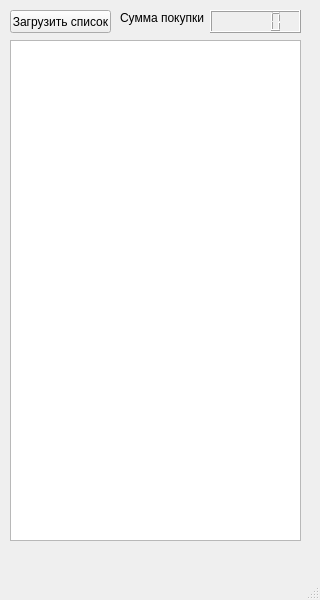
<?xml version="1.0" encoding="UTF-8"?>
<ui version="4.0">
 <class>MainWindow</class>
 <widget class="QMainWindow" name="MainWindow">
  <property name="geometry">
   <rect>
    <x>0</x>
    <y>0</y>
    <width>320</width>
    <height>600</height>
   </rect>
  </property>
  <property name="windowTitle">
   <string>MainWindow</string>
  </property>
  <widget class="QWidget" name="centralwidget">
   <widget class="QPushButton" name="bLoad">
    <property name="geometry">
     <rect>
      <x>10</x>
      <y>10</y>
      <width>101</width>
      <height>23</height>
     </rect>
    </property>
    <property name="text">
     <string>Загрузить список</string>
    </property>
   </widget>
   <widget class="QLabel" name="label">
    <property name="geometry">
     <rect>
      <x>120</x>
      <y>10</y>
      <width>91</width>
      <height>16</height>
     </rect>
    </property>
    <property name="text">
     <string>Сумма покупки</string>
    </property>
   </widget>
   <widget class="QLCDNumber" name="lTotal">
    <property name="geometry">
     <rect>
      <x>210</x>
      <y>10</y>
      <width>91</width>
      <height>23</height>
     </rect>
    </property>
    <property name="font">
     <font>
      <family>MS Shell Dlg 2</family>
      <pointsize>10</pointsize>
      <weight>75</weight>
      <bold>true</bold>
     </font>
    </property>
    <property name="styleSheet">
     <string notr="true"/>
    </property>
   </widget>
   <widget class="QTableView" name="tableViewCSV">
    <property name="geometry">
     <rect>
      <x>10</x>
      <y>40</y>
      <width>291</width>
      <height>501</height>
     </rect>
    </property>
   </widget>
  </widget>
  <widget class="QMenuBar" name="menubar">
   <property name="geometry">
    <rect>
     <x>0</x>
     <y>0</y>
     <width>320</width>
     <height>21</height>
    </rect>
   </property>
  </widget>
  <widget class="QStatusBar" name="statusbar"/>
 </widget>
 <resources/>
 <connections/>
</ui>
